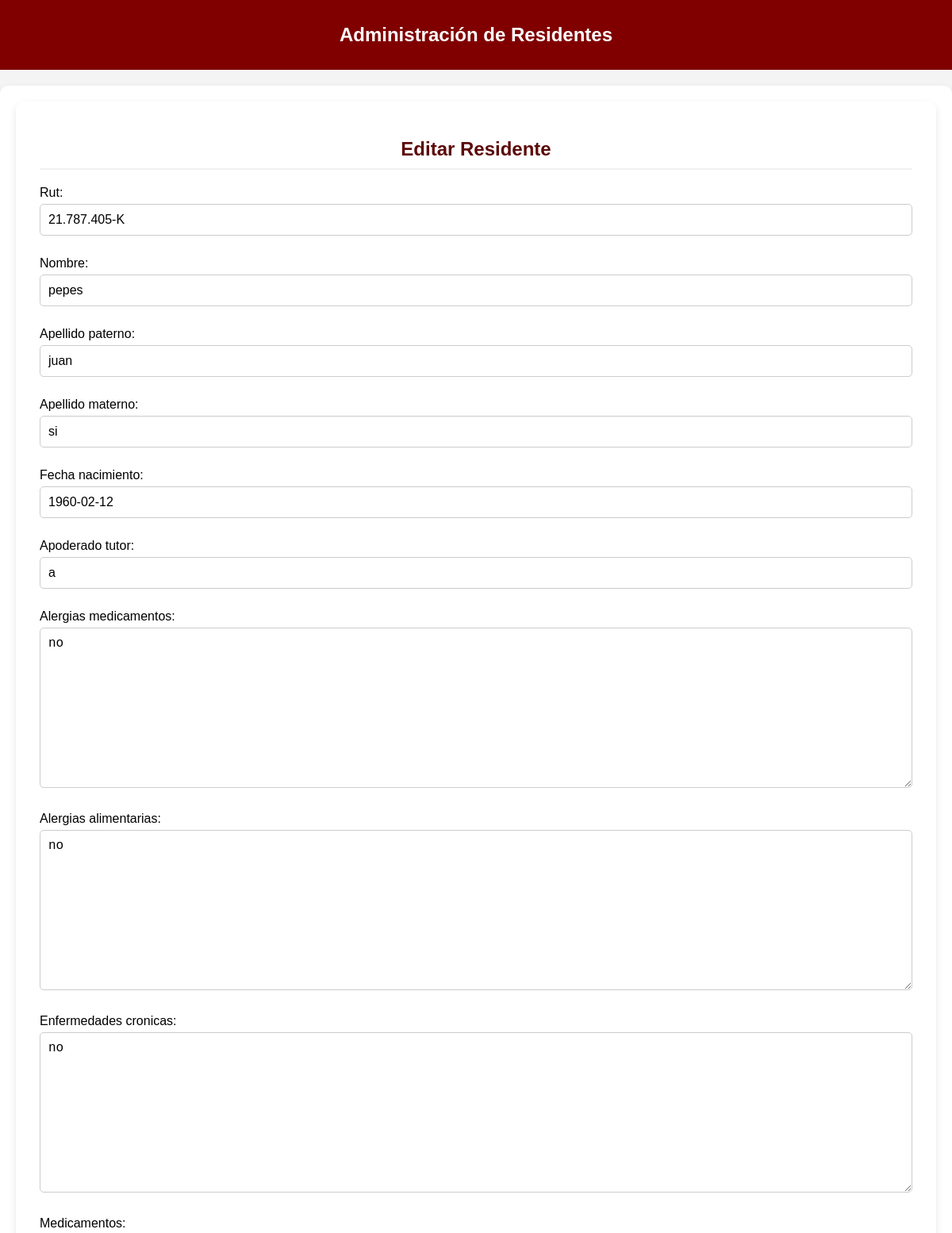
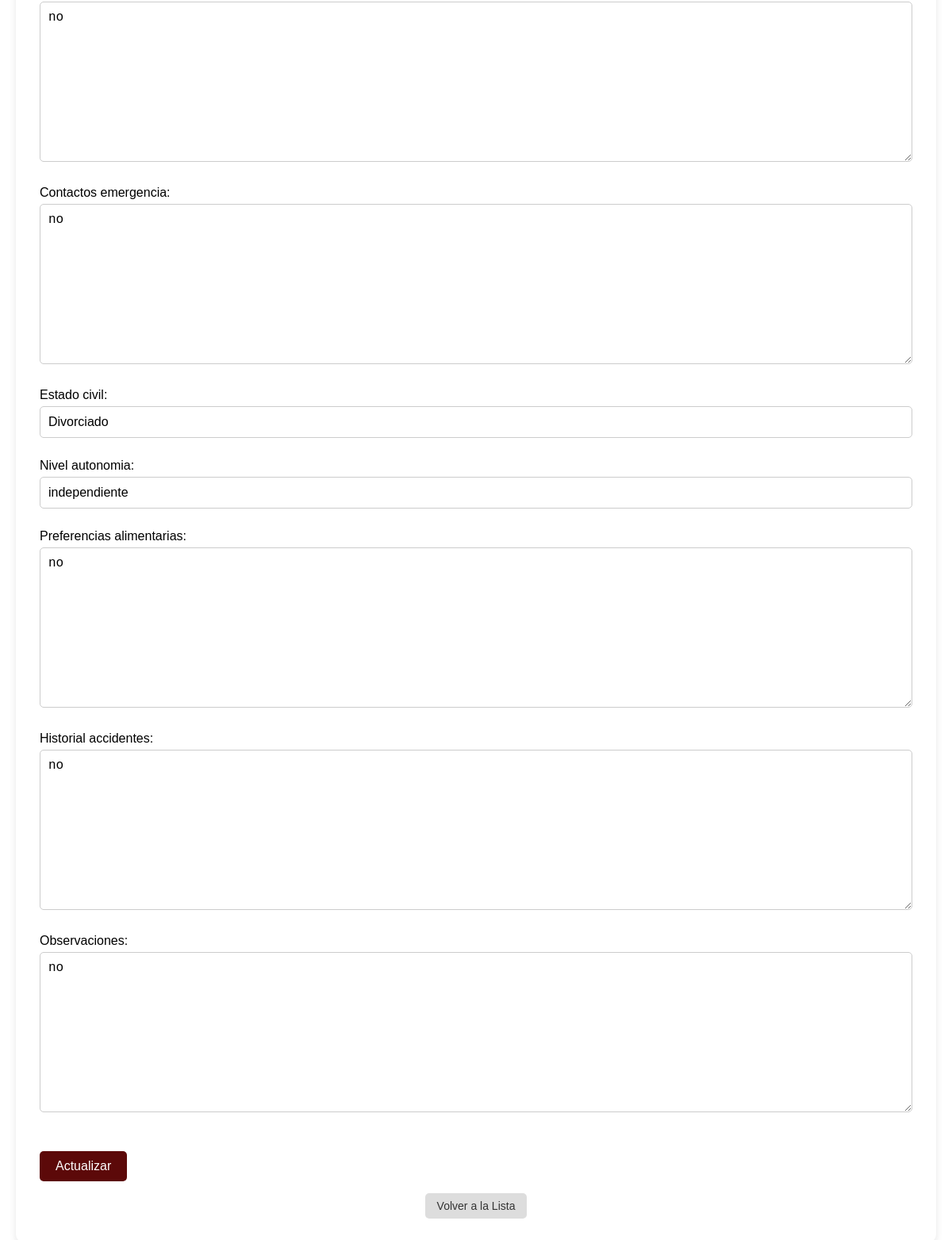
The app's page /registros/residentes/4/editar/ with its own data (2 pictures, top to bottom).
### registros/models.py (models this page shows, shortened)
class Residente(models.Model):
    rut = models.CharField(max_length=12, unique=True)
    nombre = models.CharField(max_length=50)
    apellido_paterno = models.CharField(max_length=50)
    apellido_materno = models.CharField(max_length=50, blank=True, null=True)
    fecha_nacimiento = models.DateField()
    apoderado_tutor = models.CharField(max_length=100, blank=True, null=True)
    alergias_medicamentos = models.TextField(blank=True, null=True)
    alergias_alimentarias = models.TextField(blank=True, null=True)
    enfermedades_cronicas = models.TextField(blank=True, null=True)
    medicamentos = models.TextField(blank=True, null=True)
    contactos_emergencia = models.TextField(blank=True, null=True)
    estado_civil = models.CharField(max_length=20, blank=True, null=True)
    nivel_autonomia = models.CharField(max_length=50, blank=True, null=True)
    preferencias_alimentarias = models.TextField(blank=True, null=True)
    historial_accidentes = models.TextField(blank=True, null=True)
    observaciones = models.TextField(blank=True, null=True)
    huella_dactilar = models.BinaryField(blank=True, null=True)

### registros/views.py (the view)
# urls.py: path('residentes/<int:pk>/editar/', ResidenteUpdateView.as_view(), name='residente_update'),
class ResidenteUpdateView(UpdateView):
    model = Residente
    form_class = ResidenteForm
    template_name = 'registros/residente_form.html'  # Plantilla de edición
    success_url = reverse_lazy('residente_list')

### registros/forms.py (shortened to what this page needs)
class ResidenteForm(forms.ModelForm):
    class Meta:
        model = Residente
        fields = '__all__'

### registros/templates/registros/residente_form.html (shortened to what this page needs)
<!DOCTYPE html>
<html lang="es">
{% load static %}
<head>
    <link rel="stylesheet" href="{% static 'css/custom_form.css' %}">
</head>
<body>
    <nav class="navbar">
        <h1>Administración de Residentes</h1>
    </nav>
    <div class="container">
        <div class="form-card">
            <h1>{% if residente %}Editar{% else %}Crear{% endif %} Residente</h1>
            <form method="post" class="form">
                {{ form.as_p }}
                <button type="submit" class="form-button">{% if residente %}Actualizar{% else %}Crear{% endif %}</button>
            </form>
            <a href="{% url 'residente_list' %}" class="back-button">Volver a la Lista</a>
        </div>
    </div>
</body>
</html>

### registros/static/css/custom_form.css (style rules this page uses)
body { font-family: Arial, sans-serif; margin: 0; padding: 0; background-color: #f4f4f4; height: 100vh; overflow-y: auto; }
.container { margin: 20px auto; padding: 20px; background-color: white; border-radius: 10px; box-shadow: 0px 4px 10px rgba(0, 0, 0, 0.1); }
.form-card { background-color: white; padding: 30px; border-radius: 10px; box-shadow: 0px 4px 10px rgba(0, 0, 0, 0.1); text-align: center; }
.form-card h1 { margin-bottom: 20px; color: #5c0909; font-size: 24px; border-bottom: 2px solid #f0f0f0; padding-bottom: 10px; }
.form { text-align: left; }
.form p { margin-bottom: 15px; }
input, select, textarea { width: 100%; padding: 10px; margin-top: 5px; margin-bottom: 10px; border-radius: 5px; border: 1px solid #ccc; font-size: 16px; box-sizing: border-box; }
.form-button { display: inline-block; background-color: #5c0909; color: white; text-decoration: none; padding: 10px 20px; border-radius: 5px; font-size: 16px; border: none; cursor: pointer; transition: background-color 0.3s ease; margin-top: 20px; }
.back-button { display: inline-block; margin-top: 15px; padding: 8px 15px; background-color: #ddd; color: #333; text-decoration: none; border-radius: 5px; font-size: 14px; transition: background-color 0.3s ease; }
.navbar { background-color: #800000; color: rgb(255, 255, 255); padding: 10px; text-align: center; }

### records on screen
Residente: rut "21.787.405-K", nombre "pepes", apellido_paterno "juan", apellido_materno "si", fecha_nacimiento "1960-02-12", apoderado_tutor "a", alergias_medicamentos "no", alergias_alimentarias "no", enfermedades_cronicas "no", medicamentos "no", contactos_emergencia "no", estado_civil "Divorciado", nivel_autonomia "independiente", preferencias_alimentarias "no", historial_accidentes "no", observaciones "no"
